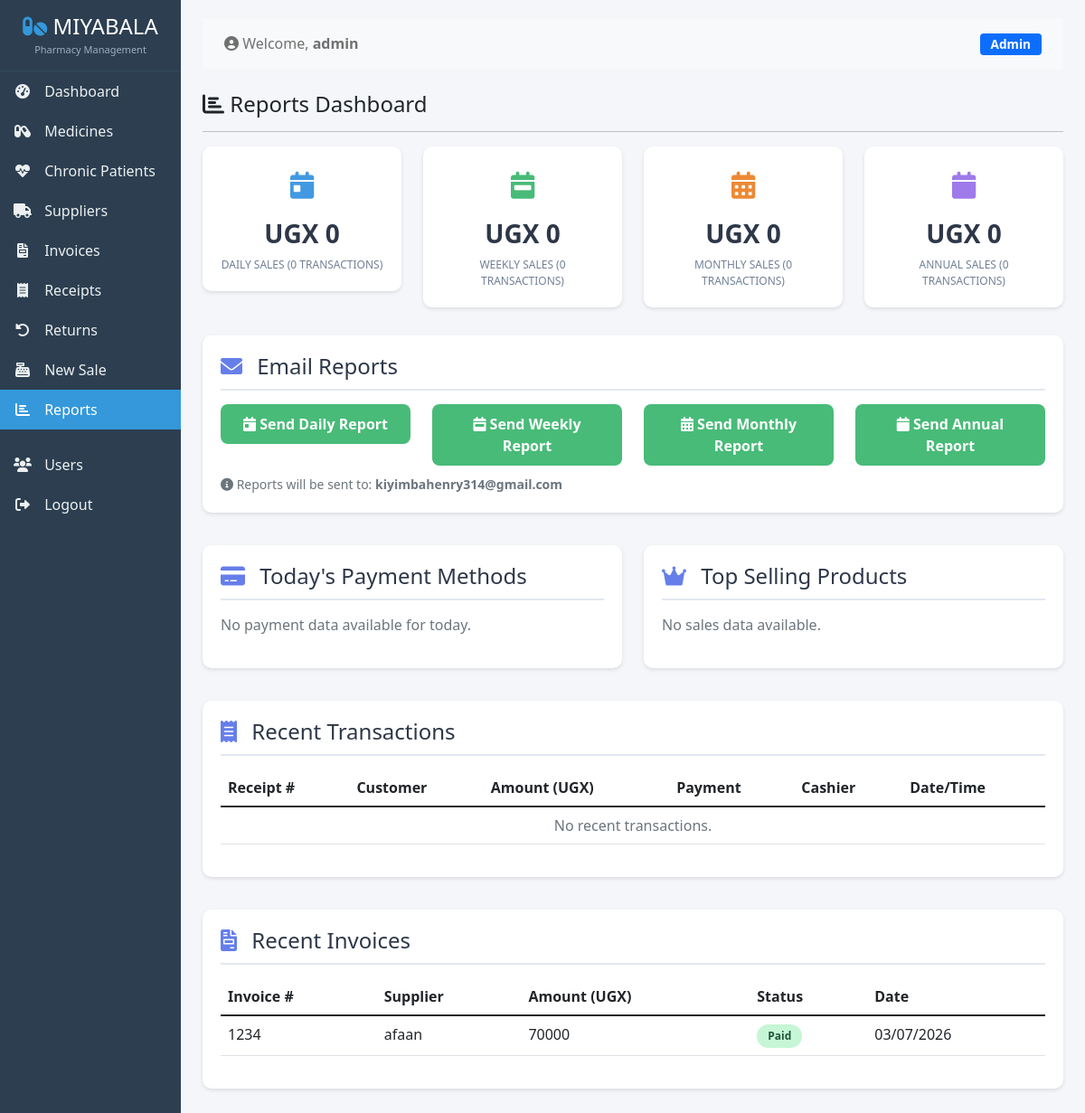
/reports/ (signed in), run on an earlier commit of the app's database.
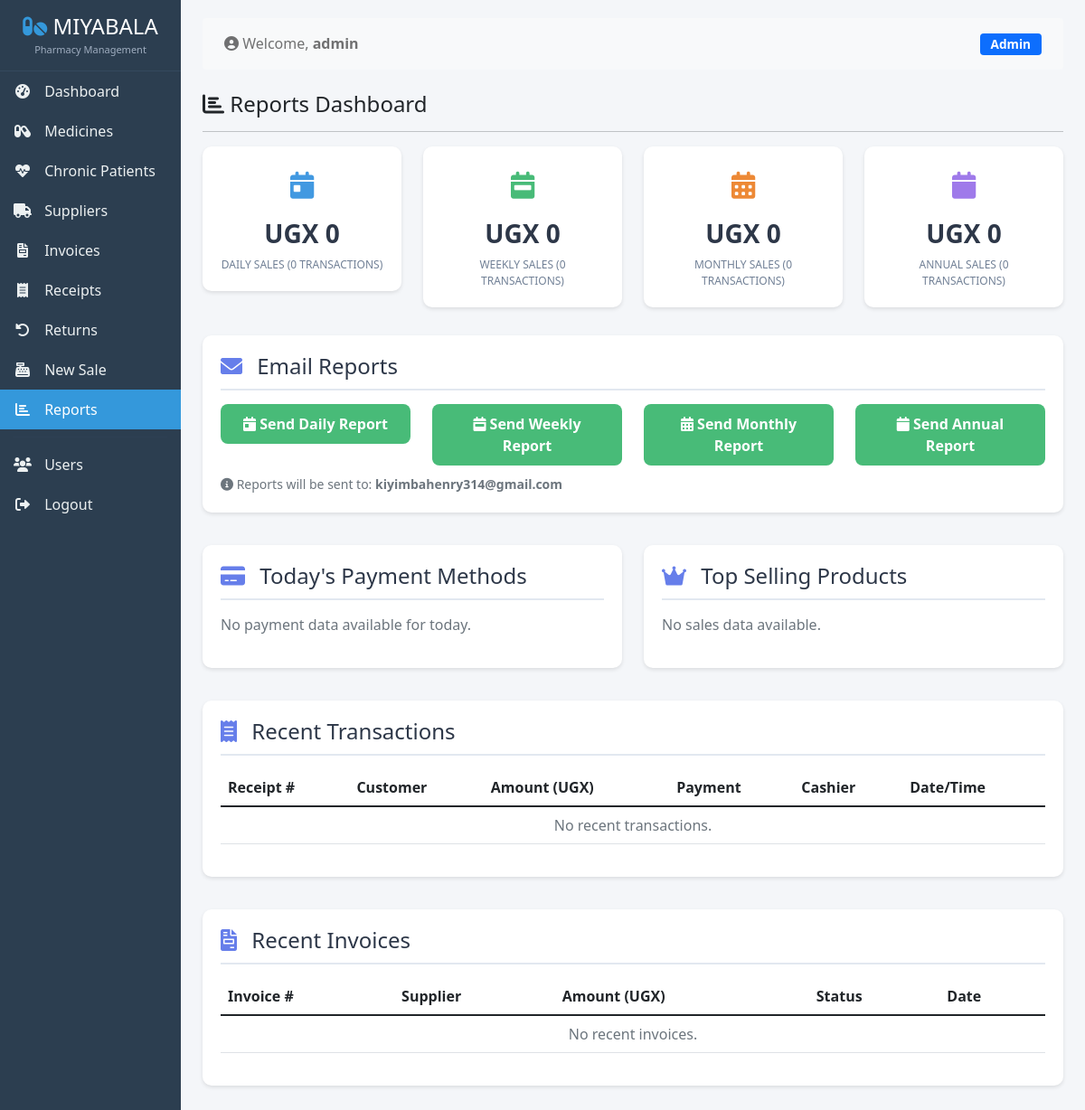
And on a later commit of the database.
### stock/models.py (models this page shows, shortened)
class Invoice(models.Model):
    STATUS_CHOICES = [
        ('draft', 'Draft'),
        ('pending', 'Pending'),
        ('paid', 'Paid'),
        ('canceled', 'Canceled'),
    ]
    PAYMENT_MODE_CHOICES = [
        ('cash', 'Cash'),
        ('credit', 'Credit'),
    ]
    invoice_number = models.CharField(max_length=50, unique=True)
    supplier = models.ForeignKey(Supplier, on_delete=models.PROTECT, related_name='invoices')
    invoice_date = models.DateField()
    due_date = models.DateField(blank=True, null=True)
    total_amount = models.DecimalField(max_digits=12, decimal_places=2, default=0)
    total_items = models.PositiveIntegerField(default=0, help_text="Total number of items on this invoice")
    paid_amount = models.DecimalField(max_digits=12, decimal_places=2, default=0)
    status = models.CharField(max_length=20, choices=STATUS_CHOICES, default='pending')
    payment_mode = models.CharField(max_length=10, choices=PAYMENT_MODE_CHOICES, default='cash')
    notes = models.TextField(blank=True, null=True)
    created_at = models.DateTimeField(auto_now_add=True)
    updated_at = models.DateTimeField(auto_now=True)
    created_by = models.ForeignKey(User, on_delete=models.SET_NULL, null=True, related_name='invoices_created')
    class Meta:
        ordering = ['-invoice_date', 'created_at']

class Supplier(models.Model):
    name = models.CharField(max_length=200)
    contact_person = models.CharField(max_length=50, blank=True, null=True)
    email = models.EmailField(blank=True, null=True)
    phone = models.CharField(max_length=20, blank=True, null=True)
    address = models.TextField(blank=True, null=True)
    tax_id = models.CharField(max_length=50, blank=True, null=True)
    created_at = models.DateTimeField(auto_now_add=True)
    updated_at = models.DateTimeField(auto_now=True)
    created_by = models.ForeignKey(User, on_delete=models.SET_NULL, null=True, related_name='suppliers_created')
    class Meta:
        ordering = ["name"]

### stock/views.py (the view, shortened to what this page needs)
# urls.py: path('reports/', views.reports_dashboard, name='reports_dashboard'),
@login_required
def reports_dashboard(request):
    today = timezone.now().date()
    week_start = today - timedelta(days=today.weekday())
    month_start = today.replace(day=1)
    year_start = today.replace(month=1, day=1)
    daily_receipts = Receipt.objects.filter(created_at__date=today)
    daily_total = daily_receipts.aggregate(Sum('total_amount'))['total_amount__sum'] or 0
    daily_count = daily_receipts.count()
    weekly_receipts = Receipt.objects.filter(created_at__date__gte=week_start, created_at__date__lte=today)
    weekly_total = weekly_receipts.aggregate(Sum('total_amount'))['total_amount__sum'] or 0
    weekly_count = weekly_receipts.count()
    monthly_receipts = Receipt.objects.filter(created_at__date__gte=month_start, created_at__date__lte=today)
    monthly_total = monthly_receipts.aggregate(Sum('total_amount'))['total_amount__sum'] or 0
    monthly_count = monthly_receipts.count()
    annual_receipts = Receipt.objects.filter(created_at__date__gte=year_start, created_at__date__lte=today)
    annual_total = annual_receipts.aggregate(Sum('total_amount'))['total_amount__sum'] or 0
    annual_count = annual_receipts.count()
    recent_receipts = Receipt.objects.all().order_by('-created_at')[:20]
    recent_invoices = Invoice.objects.all().order_by('-created_at')[:10]
    payment_breakdown = daily_receipts.values('payment_method').annotate(
        total=Sum('total_amount'),
        count=Count('id')
    )
    top_drugs = []
    drug_summary = {}
    top_selling = sorted(drug_summary.items(), key=lambda x: x[1]['quantity'], reverse=True)[:10]
    context = {
        'daily_total': daily_total,
        'daily_count': daily_count,
        'weekly_total': weekly_total,
        'weekly_count': weekly_count,
        'monthly_total': monthly_total,
        'monthly_count': monthly_count,
        'annual_total': annual_total,
        'annual_count': annual_count,
        'recent_receipts': recent_receipts,
        'recent_invoices': recent_invoices,
        'payment_breakdown': payment_breakdown,
        'top_selling': top_selling,
        'today': today,
        'week_start': week_start,
        'month_start': month_start,
        'year_start': year_start,
    }
    return render(request, 'stock/reports_dashboard.html', context)

### stock/templates/stock/reports_dashboard.html (shortened to what the changed rows need)
{% extends 'stock/base.html' %}
{% load static %}
{% block content %}
<div class="row mt-3">
    <div class="col-md-12">
        <div class="report-card">
            <div class="table-responsive">
                <table class="table">
                    <thead>
                        <tr>
                            <th>Receipt #</th>
                            <th>Customer</th>
                            <th>Amount (UGX)</th>
                            <th>Payment</th>
                            <th>Cashier</th>
                            <th>Date/Time</th>
                        </tr>
                    </thead>
                </table>
            </div>
        </div>
    </div>
</div>
<div class="row mt-3">
    <div class="col-md-12">
        <div class="report-card">
            <div class="table-responsive">
                <table class="table">
                    <thead>
                        <tr>
                            <th>Invoice #</th>
                            <th>Supplier</th>
                            <th>Amount (UGX)</th>
                            <th>Status</th>
                            <th>Date</th>
                        </tr>
                    </thead>
                    <tbody>
                        {% for invoice in recent_invoices %}
                        <tr>
                            <td>{{ invoice.invoice_number }}</td>
                            <td>{{ invoice.supplier.name }}</td>
                            <td>{{ invoice.total_amount|floatformat:0 }}</td>
                            <td>
                                <span class="badge-status {{ invoice.status }}">
                                    {{ invoice.status|title }}
                                </span>
                            </td>
                            <td>{{ invoice.created_at|date:'d/m/Y' }}</td>
                        </tr>
                        {% empty %}
                        <tr>
                            <td colspan="5" class="text-center text-muted">No recent invoices.</td>
                        </tr>
                        {% endfor %}
                    </tbody>
                </table>
            </div>
        </div>
    </div>
</div>
{% endblock %}

What changed in the data, as far as the page shows it:
removed Invoice: invoice_number "1234", supplier.name "afaan", total_amount "70000", status "Paid", created_at "03/07/2026"
Also different on the page:
text now shown: "No recent invoices."
